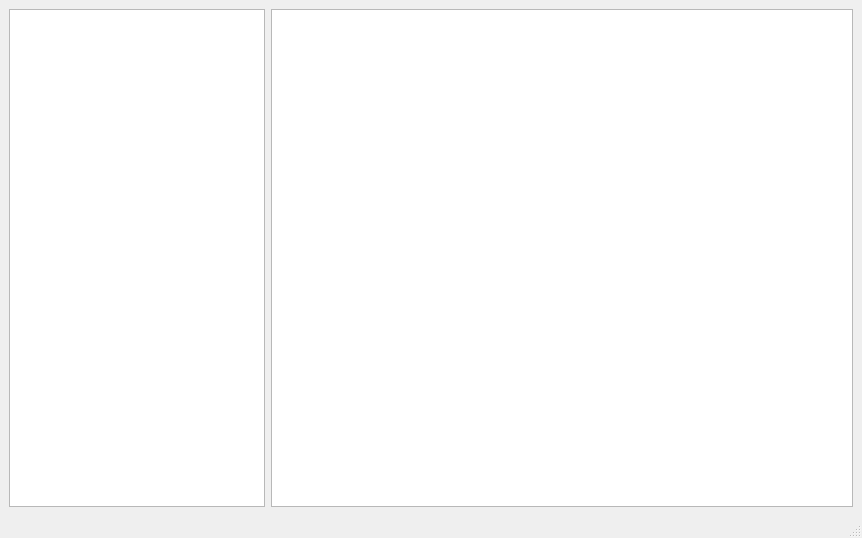
<?xml version="1.0" encoding="UTF-8"?>
<ui version="4.0">
 <class>MainWindow</class>
 <widget class="QMainWindow" name="MainWindow">
  <property name="geometry">
   <rect>
    <x>0</x>
    <y>0</y>
    <width>862</width>
    <height>538</height>
   </rect>
  </property>
  <property name="windowTitle">
   <string>MySql Client</string>
  </property>
  <widget class="QWidget" name="centralwidget">
   <layout class="QGridLayout" name="gridLayout">
    <item row="0" column="0">
     <widget class="QTreeWidget" name="dbInfo">
      <property name="sizePolicy">
       <sizepolicy hsizetype="Expanding" vsizetype="Expanding">
        <horstretch>0</horstretch>
        <verstretch>0</verstretch>
       </sizepolicy>
      </property>
      <property name="font">
       <font>
        <family>Verdana</family>
       </font>
      </property>
      <property name="mouseTracking">
       <bool>false</bool>
      </property>
      <property name="contextMenuPolicy">
       <enum>Qt::ActionsContextMenu</enum>
      </property>
      <property name="itemsExpandable">
       <bool>true</bool>
      </property>
      <property name="columnCount">
       <number>0</number>
      </property>
     </widget>
    </item>
    <item row="0" column="1">
     <widget class="QTableWidget" name="tableW">
      <property name="sizePolicy">
       <sizepolicy hsizetype="Expanding" vsizetype="Expanding">
        <horstretch>250</horstretch>
        <verstretch>0</verstretch>
       </sizepolicy>
      </property>
     </widget>
    </item>
   </layout>
  </widget>
  <widget class="QMenuBar" name="menubar">
   <property name="geometry">
    <rect>
     <x>0</x>
     <y>0</y>
     <width>862</width>
     <height>21</height>
    </rect>
   </property>
  </widget>
  <widget class="QStatusBar" name="statusbar"/>
  <action name="actionConnect">
   <property name="text">
    <string>Connect</string>
   </property>
  </action>
  <action name="actionDisconnect">
   <property name="text">
    <string>Disconnect</string>
   </property>
  </action>
  <action name="actionExit">
   <property name="text">
    <string>Exit</string>
   </property>
  </action>
  <action name="actionCreateDB">
   <property name="text">
    <string>Создать новую БД</string>
   </property>
  </action>
  <action name="actionCreateTable">
   <property name="text">
    <string>Создать новую таблицу</string>
   </property>
  </action>
 </widget>
 <resources>
  <include location="res.qrc"/>
 </resources>
 <connections/>
</ui>
